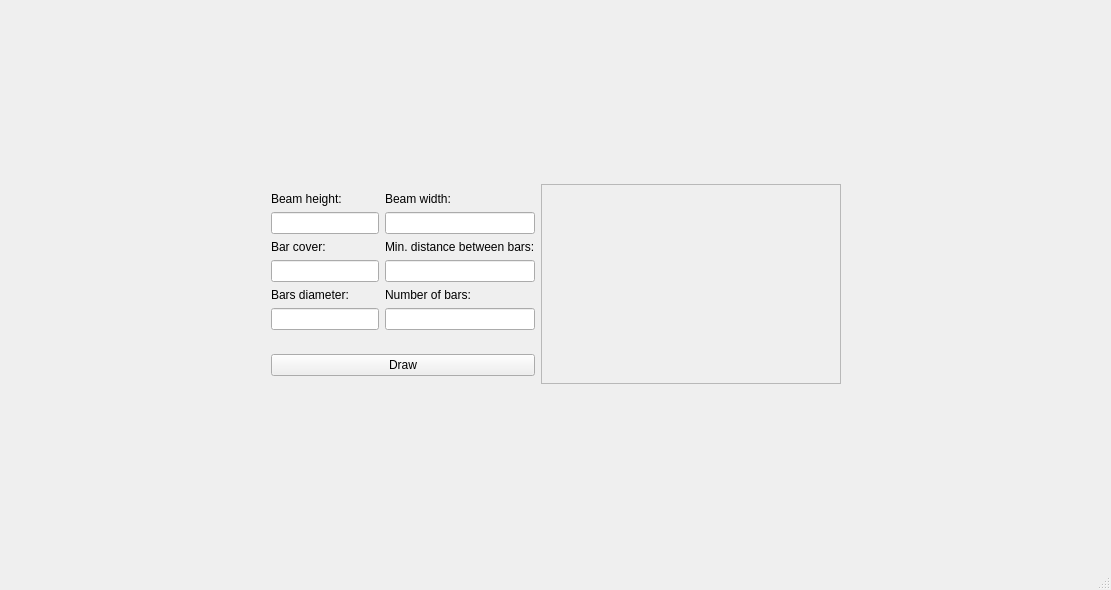
<?xml version="1.0" encoding="UTF-8"?>
<ui version="4.0">
 <class>MainWindow</class>
 <widget class="QMainWindow" name="MainWindow">
  <property name="geometry">
   <rect>
    <x>0</x>
    <y>0</y>
    <width>1111</width>
    <height>590</height>
   </rect>
  </property>
  <property name="windowTitle">
   <string>MainWindow</string>
  </property>
  <widget class="QWidget" name="centralwidget">
   <layout class="QHBoxLayout" name="horizontalLayout_3">
    <item>
     <spacer name="horizontalSpacer">
      <property name="orientation">
       <enum>Qt::Horizontal</enum>
      </property>
      <property name="sizeHint" stdset="0">
       <size>
        <width>100</width>
        <height>20</height>
       </size>
      </property>
     </spacer>
    </item>
    <item>
     <layout class="QVBoxLayout" name="verticalLayout_4">
      <item>
       <spacer name="verticalSpacer">
        <property name="orientation">
         <enum>Qt::Vertical</enum>
        </property>
        <property name="sizeHint" stdset="0">
         <size>
          <width>20</width>
          <height>40</height>
         </size>
        </property>
       </spacer>
      </item>
      <item>
       <layout class="QHBoxLayout" name="horizontalLayout_2">
        <item>
         <layout class="QVBoxLayout" name="verticalLayout_3">
          <item>
           <spacer name="verticalSpacer_3">
            <property name="orientation">
             <enum>Qt::Vertical</enum>
            </property>
            <property name="sizeHint" stdset="0">
             <size>
              <width>20</width>
              <height>40</height>
             </size>
            </property>
           </spacer>
          </item>
          <item>
           <layout class="QHBoxLayout" name="horizontalLayout">
            <item>
             <layout class="QVBoxLayout" name="verticalLayout">
              <item>
               <widget class="QLabel" name="label">
                <property name="text">
                 <string>Beam height:</string>
                </property>
               </widget>
              </item>
              <item>
               <widget class="QLineEdit" name="heightInput"/>
              </item>
              <item>
               <widget class="QLabel" name="label_2">
                <property name="text">
                 <string>Bar cover:</string>
                </property>
               </widget>
              </item>
              <item>
               <widget class="QLineEdit" name="coverInput"/>
              </item>
              <item>
               <widget class="QLabel" name="label_3">
                <property name="text">
                 <string>Bars diameter:</string>
                </property>
               </widget>
              </item>
              <item>
               <widget class="QLineEdit" name="fiInput"/>
              </item>
             </layout>
            </item>
            <item>
             <layout class="QVBoxLayout" name="verticalLayout_2">
              <item>
               <widget class="QLabel" name="label_4">
                <property name="text">
                 <string>Beam width:</string>
                </property>
               </widget>
              </item>
              <item>
               <widget class="QLineEdit" name="widthInput"/>
              </item>
              <item>
               <widget class="QLabel" name="label_5">
                <property name="text">
                 <string>Min. distance between bars:</string>
                </property>
               </widget>
              </item>
              <item>
               <widget class="QLineEdit" name="bardistInput"/>
              </item>
              <item>
               <widget class="QLabel" name="label_6">
                <property name="text">
                 <string>Number of bars:</string>
                </property>
               </widget>
              </item>
              <item>
               <widget class="QLineEdit" name="barsInput"/>
              </item>
             </layout>
            </item>
           </layout>
          </item>
          <item>
           <spacer name="verticalSpacer_4">
            <property name="orientation">
             <enum>Qt::Vertical</enum>
            </property>
            <property name="sizeHint" stdset="0">
             <size>
              <width>20</width>
              <height>18</height>
             </size>
            </property>
           </spacer>
          </item>
          <item>
           <widget class="QPushButton" name="drawBtn">
            <property name="text">
             <string>Draw</string>
            </property>
           </widget>
          </item>
          <item>
           <spacer name="verticalSpacer_5">
            <property name="orientation">
             <enum>Qt::Vertical</enum>
            </property>
            <property name="sizeHint" stdset="0">
             <size>
              <width>20</width>
              <height>40</height>
             </size>
            </property>
           </spacer>
          </item>
         </layout>
        </item>
        <item>
         <widget class="QFrame" name="drawCanvas">
          <property name="sizePolicy">
           <sizepolicy hsizetype="Fixed" vsizetype="Fixed">
            <horstretch>0</horstretch>
            <verstretch>0</verstretch>
           </sizepolicy>
          </property>
          <property name="minimumSize">
           <size>
            <width>300</width>
            <height>199</height>
           </size>
          </property>
          <property name="maximumSize">
           <size>
            <width>300</width>
            <height>200</height>
           </size>
          </property>
          <property name="frameShape">
           <enum>QFrame::StyledPanel</enum>
          </property>
          <property name="frameShadow">
           <enum>QFrame::Raised</enum>
          </property>
         </widget>
        </item>
       </layout>
      </item>
      <item>
       <spacer name="verticalSpacer_2">
        <property name="orientation">
         <enum>Qt::Vertical</enum>
        </property>
        <property name="sizeHint" stdset="0">
         <size>
          <width>20</width>
          <height>40</height>
         </size>
        </property>
       </spacer>
      </item>
     </layout>
    </item>
    <item>
     <spacer name="horizontalSpacer_2">
      <property name="orientation">
       <enum>Qt::Horizontal</enum>
      </property>
      <property name="sizeHint" stdset="0">
       <size>
        <width>100</width>
        <height>20</height>
       </size>
      </property>
     </spacer>
    </item>
   </layout>
  </widget>
  <widget class="QMenuBar" name="menubar">
   <property name="geometry">
    <rect>
     <x>0</x>
     <y>0</y>
     <width>1111</width>
     <height>21</height>
    </rect>
   </property>
  </widget>
  <widget class="QStatusBar" name="statusbar"/>
 </widget>
 <tabstops>
  <tabstop>heightInput</tabstop>
  <tabstop>widthInput</tabstop>
  <tabstop>coverInput</tabstop>
  <tabstop>bardistInput</tabstop>
  <tabstop>fiInput</tabstop>
  <tabstop>barsInput</tabstop>
 </tabstops>
 <resources/>
 <connections/>
</ui>
